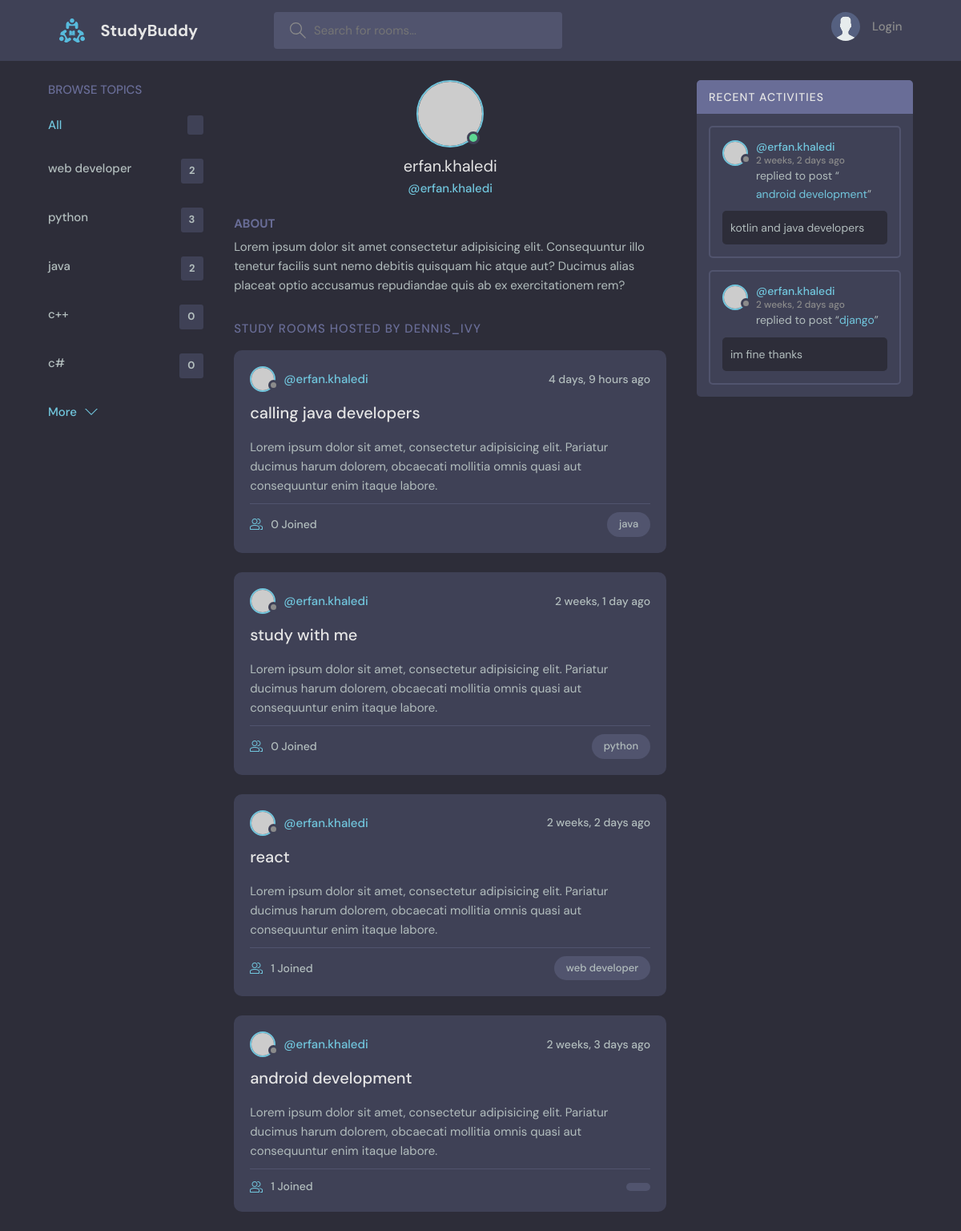
The app's page /profile/2/ with its own data.
### base/models.py (models this page shows, shortened)
class Topic(models.Model):
    name = models.CharField(max_length=200)

class Room(models.Model):
    host = models.ForeignKey(User, on_delete=models.SET_NULL, null=True)
    topic = models.ForeignKey(Topic, on_delete = models.SET_NULL, null=True)
    name = models.CharField(max_length=200)
    description = models.TextField(null=True, blank=True)
    participants = models.ManyToManyField(User, related_name='participants', blank=True)
    updated = models.DateTimeField(auto_now=True)
    created = models.DateTimeField(auto_now_add=True)
    class Meta():
        ordering = ['-updated', '-created']
    def __str__(self) :
        return self.name

class Message(models.Model):
    user = models.ForeignKey(User, on_delete=models.CASCADE)
    room = models.ForeignKey(Room, on_delete=models.CASCADE)
    body = models.TextField()
    updated = models.DateTimeField(auto_now=True)
    created = models.DateTimeField(auto_now_add=True)
    class Meta():
        ordering = ['-updated', '-created']

### base/views.py (the view)
# urls.py: path('profile/<str:pk>/', views.userProfile, name="profile"),
def userProfile(request, pk):
    user = User.objects.get(id=pk)
    rooms = user.room_set.all()
    room_messages = user.message_set.all()
    topics = Topic.objects.all()
    context={'user':user, 'rooms':rooms, 'room_messages':room_messages, 'topics':topics}
    return render(request, 'base/profile.html', context)

### base/templates/base/profile.html (shortened to what this page needs)
{% extends 'main.html' %}
{% block content %}
  <main class="profile-page layout layout--3">
    <div class="container">
      {% include 'base/topic_component.html' %}
      <div class="roomList">
        <div class="profile">
          <div class="profile__avatar">
            <div class="avatar avatar--large active">
              <img src="https://randomuser.me/api/portraits/men/11.jpg" />
            </div>
          </div>
          <div class="profile__info">
            <h3>{{user.username}}</h3>
            <p>@{{user.username}}</p>
          </div>
          <div class="profile__about">
            <h3>About</h3>
            <p>
              Lorem ipsum dolor sit amet consectetur adipisicing elit. Consequuntur illo tenetur
              facilis sunt nemo debitis quisquam hic atque aut? Ducimus alias placeat optio
              accusamus repudiandae quis ab ex exercitationem rem?
            </p>
          </div>
        </div>
        <div class="roomList__header">
          <div>
            <h2>Study Rooms Hosted by dennis_ivy</a>
            </h2>
          </div>
        </div>
        {% include 'base/feed_component.html' %}
      </div>
      {% include 'base/activity_component.html' %}
    </div>
  </main>
{% endblock content %}

### templates/main.html (shortened to what this page needs)
<!DOCTYPE html>
{% load static %}
<html lang="en">
  <head>
    <link rel="stylesheet" href="{% static 'styles/style.css' %}" />
  </head>
  <body>
    {% include 'navbar.html' %}
    {% block content %}
    {% endblock content %}
  </body>
</html>

### templates/navbar.html (shortened to what this page needs)
{% load static %}
<header class="header header--loggedIn">
    <div class="container">
      <a href="{% url 'home' %}" class="header__logo">
        <img src="{% static 'images/logo.svg' %}" />
        <h1>StudyBuddy</h1>
      </a>
      <form class="header__search" method="GET" action="{% url 'home' %}">
        <label>
          <input name="q" placeholder="Search for rooms..." />
        </label>
      </form>
      <nav class="header__menu">
        {% if request.user.is_authenticated %}
        <div class="header__user">
          <a href="{% url 'update-user' %}">
            <div class="avatar avatar--medium active">
              <img src="https://randomuser.me/api/portraits/men/37.jpg" />
            </div>
            <p>{{request.user.username}}<span>@{{request.user.username}}</span></p>
          </a>
          <button class="dropdown-button">
            <svg version="1.1" xmlns="http://www.w3.org/2000/svg" width="32" height="32" viewBox="0 0 32 32">
              <title>chevron-down</title>
              <path d="M16 21l-13-13h-3l16 16 16-16h-3l-13 13z"></path>
            </svg>
          </button>
        </div>
        {% else %}
        <a href="{% url 'login' %}">
            <img src="{% static 'images/avatar.svg' %}" />
            <P>Login</P>
        </a>
        {% endif %}
      </nav>
    </div>
  </header>

### base/templates/base/topic_component.html
<div class="topics">
    <div class="topics__header">
      <h2>Browse Topics</h2>
    </div>
    <ul class="topics__list">
      <li>
        <a href="{% url 'home' %}" class="active">All <span>{{topic.count}}</span></a>
      </li>
      {% for topic in topics %}
      <li>
        <a href="{% url 'home' %}?q={{topic.name}}">{{topic.name}} <span>{{topic.room_set.all.count}}</span></a>
      </li>
      {% endfor %}
    </ul>
    <a class="btn btn--link" href="{% url 'topics' %}">
      More
      <svg version="1.1" xmlns="http://www.w3.org/2000/svg" width="32" height="32" viewBox="0 0 32 32">
        <title>chevron-down</title>
        <path d="M16 21l-13-13h-3l16 16 16-16h-3l-13 13z"></path>
      </svg>
    </a>
  </div>

### base/templates/base/feed_component.html (shortened to what this page needs)
{% for room in rooms %}
<div class="roomListRoom">
    <div class="roomListRoom__header">
      <a href="{% url 'profile' room.host.id %}" class="roomListRoom__author">
        <div class="avatar avatar--small">
          <img src="https://randomuser.me/api/portraits/women/11.jpg" />
        </div>
        <span>@{{room.host.username}}</span>
      </a>
      <div class="roomListRoom__actions">
        <span>{{room.created| timesince}} ago</span>
      </div>
    </div>
    <div class="roomListRoom__content">
      <a href="{% url 'room' room.id %}">{{room.name}}</a>
      <p>
        Lorem ipsum dolor sit amet, consectetur adipisicing elit. Pariatur ducimus harum dolorem, obcaecati
        mollitia omnis quasi aut consequuntur enim itaque labore.
      </p>
    </div>
    <div class="roomListRoom__meta">
      <a href="{% url 'room' room.id %}" class="roomListRoom__joined">
        {{room.participants.all.count}} Joined
      </a>
      <p class="roomListRoom__topic">{{room.topic.name}}</p>
    </div>
  </div>
  {% endfor %}

### base/templates/base/activity_component.html (shortened to what this page needs)
<div class="activities">
    <div class="activities__header">
      <h2>Recent Activities</h2>
    </div>
    {% for message in room_messages %}
    <div class="activities__box">
      <div class="activities__boxHeader roomListRoom__header">
        <a href="{% url 'profile' message.user.id %}" class="roomListRoom__author">
          <div class="avatar avatar--small">
            <img src="https://randomuser.me/api/portraits/women/11.jpg" />
          </div>
          <p>
            @{{message.user}}
            <span>{{message.created|timesince}} ago</span>
          </p>
        </a>
      </div>
      <div class="activities__boxContent">
        <p>replied to post “<a href="{% url 'room' message.room.id %}">{{message.room}}</a>”</p>
        <div class="activities__boxRoomContent">
         {{message.body}}
        </div>
      </div>
    </div>
    {% endfor %}
  </div>

### records on screen
Topic: name "web developer", room_set.all.count "2"
Topic: name "python", room_set.all.count "3"
Topic: name "java", room_set.all.count "2"
Topic: name "c++", room_set.all.count "0"
Topic: name "c#", room_set.all.count "0"
Room: host.username "erfan.khaledi", created "4 days, 9 hours", name "calling java developers", participants.all.count "0", topic.name "java"
Room: host.username "erfan.khaledi", created "2 weeks, 1 day", name "study with me", participants.all.count "0", topic.name "python"
Room: host.username "erfan.khaledi", created "2 weeks, 2 days", name "react", participants.all.count "1", topic.name "web developer"
Room: host.username "erfan.khaledi", created "2 weeks, 3 days", name "android development", participants.all.count "1"
Message: user "erfan.khaledi", created "2 weeks, 2 days", room "android development", body "kotlin and java developers"
Message: user "erfan.khaledi", created "2 weeks, 2 days", room "django", body "im fine thanks"

### other values on screen
{{ user.username }} "erfan.khaledi"
